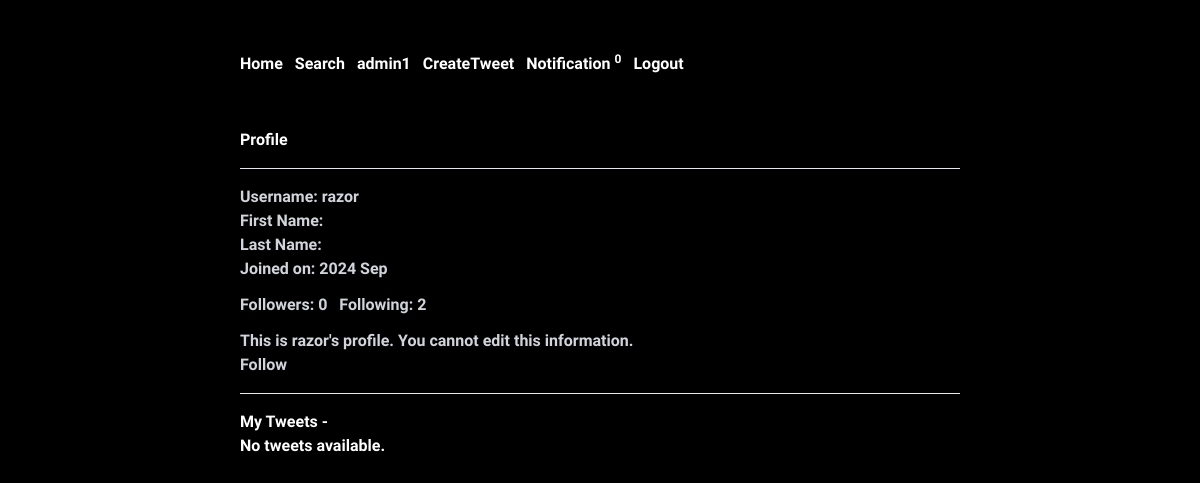
/razor (signed in), run on the app's committed database.
### app/models.py (models this page shows)
class CustomUser(AbstractUser):
    bio = models.TextField(max_length=100, blank=True)
    following = models.ManyToManyField('self', symmetrical=False, related_name="followers", blank=True)

### app/views.py (the view)
# urls.py: path('<str:user>', views.profile, name='profile'),
@login_required(login_url='login_user')
def profile(request, user):
    if request.user.is_authenticated and request.user.username == user:
        user = request.user
    else:
        user = get_object_or_404(User, username=user)
    is_own_profile = request.user == user
    tweets = user.tweets.all().order_by('-created_at')
    context ={'user':user, 'is_own_profile':is_own_profile, 'tweets':tweets}
    return render(request, 'auth/Profile.html', context)

### templates/auth/Profile.html (shortened to what this page needs)
{% extends 'base.html' %}
{% load static %}
{% block content %}
<h1>Profile</h1>
<hr class="mt-4">
<div class="mt-4 text-gray-300">
    <p>Username: {{user.username}}</p>
    <p>First Name: {{user.first_name}}</p>
    <p>Last Name: {{user.last_name}}</p>
    <p>Joined on: {{user.date_joined|date:"Y M"}}</p>
    <div class="mt-3 flex space-x-3">
        <a href="{% url 'followers' user %}">Followers: {{user.followers.all.count}}</a>
        <a href="{% url 'followings' user %}">Following: {{user.following.all.count}}</a>
    </div>
    <div class="mt-3">
        {% if is_own_profile %}
        <p>This is your profile. You can <a href="{% url 'edit_profile' request.user %}" class="text-white underline">edit</a> your information.</p>
        {% else %}
            <p>This is {{ user.username }}'s profile. You cannot edit this information.</p>
            {% if request.user in user.followers.all %}
            <a href="{% url 'unfollow' user.username %}" class="text-red-300">UnFollow</a>
            {% else %}
            <a href="{% url 'follow' user.username %}" class="text-gray-300">Follow</a>
            {% endif %}
        {% endif %}
    </div>
</div>
<hr class="mt-4">
<h1 class="mt-4">My Tweets -</h1>
{% for tweet in tweets %}
    {% include 'tweet/Tweets.html' %}
{% empty %}
    <p>No tweets available.</p>
{% endfor %}
{% endblock %}

### templates/navbar.html
<nav class="navbar bg-transparent w-full py-4">
    <div class="flex flex-col md:flex-row justify-start">
        <ul class="flex flex-col md:flex-row flex-wrap md:space-x-3 space-y-2 md:space-y-0">
            {% if request.user.is_authenticated %}
            <li><a href="{% url 'home' %}" class="whitespace-nowrap">Home</a></li>
            <li><a href="{% url 'search_users' %}" class="whitespace-nowrap">Search</a></li>
            <li><a href="{% url 'profile' request.user %}" class="whitespace-nowrap">{{request.user}}</a></li>
            <li><a href="{% url 'create_tweet' %}" class="whitespace-nowrap">CreateTweet</a></li>
            <li><a href="{% url 'notifications' %}" class="whitespace-nowrap">Notification <sup id="notification">0</sup></a></li>
            <li><a href="{% url 'logout_user' %}" class="whitespace-nowrap">Logout</a></li>
            {% else %}
            <li><a href="{% url 'login_user' %}" class="whitespace-nowrap">Login</a></li>
            {% endif %}
        </ul>
    </div>
</nav>

### static/css/index.css (style rules this page uses)
body { font-family: "Inconsolata" !important; font-optical-sizing: auto; color: white !important; font-weight: 550 !important; }

### data on the page
CustomUser: user "admin1"
CustomUser: username "razor", date_joined "2024 Sep", followers.all.count "0", following.all.count "2"
